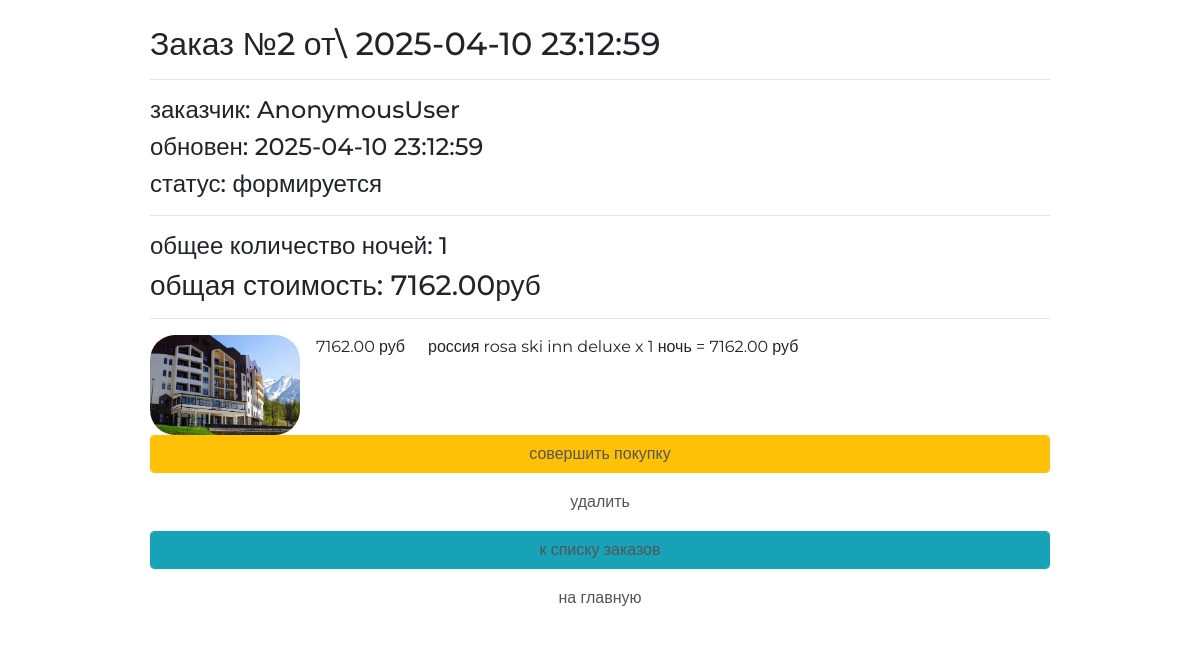
/order/read/2/, run on the app's committed database.
### ordersapp/models.py (models this page shows, shortened)
class Order(models.Model):
    FORMING = 'FM'
    SENT_TO_PROCEED = 'STP'
    PROCEEDED = 'PRD'
    PAID = 'PD'
    READY = 'RDY'
    CANCEL = 'CNL'
    ORDER_STATUS_CHOICES = (
        (FORMING, 'формируется'),
        (SENT_TO_PROCEED, 'отправлен в обработку'),
        (PROCEEDED, 'оплачен'),
        (PAID, 'обрабатывается'),
        (READY, 'подтверждён размещением'),
        (CANCEL, 'отменён'),
    )
    user = models.ForeignKey(
        settings.AUTH_USER_MODEL, on_delete=models.CASCADE)
    created = models.DateTimeField(verbose_name='создан', auto_now_add=True)
    updated = models.DateTimeField(verbose_name='обновлён', auto_now=True)
    status = models.CharField(
        verbose_name='статус',
        max_length=3,
        choices=ORDER_STATUS_CHOICES,
        default=FORMING)
    is_active = models.BooleanField(verbose_name='активен', default=True)
    class Meta:
        ordering = ('-created',)
        verbose_name = 'заказ'
        verbose_name_plural = 'заказы'
    def get_total_nights(self):
        accommodations = self.orderitems.select_related()
        return sum(list(map(lambda x: x.nights, accommodations)))
    def get_total_cost(self):
        accommodation = self.orderitems.select_related()
        return sum(list(map(lambda x: x.nights * x.accommodation.price,
                            accommodation)))

class OrderItem(models.Model):
    order = models.ForeignKey(Order, related_name='orderitems',
                               on_delete=models.CASCADE)
    accommodation = models.ForeignKey(
        Accommodation, verbose_name='размещение', on_delete=models.CASCADE)
    nights = models.PositiveIntegerField(verbose_name='количество', default=0)
    def get_accommodation_cost(self):
        return self.accommodation.price * self.nights

### mainapp/models.py (models this page shows, shortened)
class Accommodation(models.Model):
    country = models.ForeignKey(ListOfCountries, on_delete=models.CASCADE)
    region = models.ForeignKey(Regions, on_delete=models.CASCADE)
    name = models.CharField(verbose_name='название проживания', max_length=128,
                            unique=True)
    image = models.ImageField(upload_to='accommodation_img', blank=True)
    short_desc = models.TextField(verbose_name='краткое описание продукта',
                                  max_length=60, blank=True)
    description = models.TextField(verbose_name='описание продукта',
                                   blank=True)
    availability = models.PositiveIntegerField(verbose_name=
                                               'количество свободных номеров')
    price = models.DecimalField(
        verbose_name='цена', max_digits=8, decimal_places=2, default=0)
    room_desc = models.TextField(verbose_name='краткое описание комнаты',
                                 max_length=60, blank=True)
    is_active = models.BooleanField(verbose_name='активна', default=True)

class ListOfCountries(models.Model):
    name = models.CharField(verbose_name='имя', max_length=64, unique=True)
    description = models.TextField(verbose_name='описание', blank=True)
    is_active = models.BooleanField(verbose_name='активна', default=True)

### ordersapp/views.py (the view)
# urls.py: path('read/<int:pk>/', ordersapp.OrderRead.as_view(), name='order_read'),
class OrderRead(DetailView):
    model = Order
    def get_context_data(self, **kwargs):
        context = super(OrderRead, self).get_context_data(**kwargs)
        context['title'] = 'заказ/просмотр'
        return context

### adminapp/templatetags/tagz.py (called while the page is built)
@register.filter(name='media_acc')
def media_acc(string):
    if not string:
        string = 'accommodation_img/default.jpg'
    return f'{settings.MEDIA_URL}{string}'

### ordersapp/templates/ordersapp/order_detail.html
{% extends "ordersapp/base.html" %}
{% load static %}
{% load tagz %}
{% block content %}
    {% include 'ordersapp/includes/inc_order_summary.html' %}
    <div class="basket_list">
        {% for item in object.orderitems.select_related %}
            <div class="basket_record">
                <img src="{{ item.accommodation.image|media_acc }}" alt="{{ item.accommodation.short_desc }}">
                <span class="category_name">{{ item.accommodation.country.name }}</span>
                <span class="product_name">{{ item.accommodation.name }}</span>
                <span class="product_price">{{ item.accommodation.price }}&nbspруб</span>
                <span class="product_quantitiy">x {{ item.nights }}
                {% if item.nights == 1 %} ночь
                {% elif 1 < item.nights and item.nights < 5 %} ночи
                {% else %} ночей
                {% endif %}</span>
                <span class="product_cost"> = {{ item.get_accommodation_cost }}&nbspруб</span>
            </div>
        {% endfor %}
    </div>
    {% include 'ordersapp/includes/inc_order_actions.html' %}
{% endblock %}

### ordersapp/templates/ordersapp/includes/inc_order_summary.html (shortened to what this page needs)
{% if object %}
    <div class="h2">Заказ №{{ object.pk }} от\
        {{ object.created|date:"Y-m-d H:i:s" }}</div>
    <hr>
    <div class="h4">заказчик: {{ user }} </div>
    <div class="h4">обновен: {{ object.updated|date:"Y-m-d H:i:s" }}</div>
    <div class="h4">статус: {{ object.get_status_display }}</div>
    <hr>
    <div class="h4">
        общее количество ночей: <span class="order_total_quantity">
        {{ object.get_total_nights }}</span>
    </div>
    <div class="h3">
        общая стоимость: <span class="order_total_cost">
        {{ object.get_total_cost }}</span>руб
    </div>
{% endif %}
<hr>

### static/css/style.css (style rules this page uses)
* { margin: 0; padding: 0; }
.order_container img { display: block; float: left; width: 150px; border-radius: 25px; }
body { font-family: 'Montserrat', sans-serif; }
html, body { height: 100%; }
.basket_list span.product_price { margin-left: 1em; width: 7em; position: relative; display: block; float: left; }

### data on the page
Order: pk "2", created "2025-04-10 23:12:59", updated "2025-04-10 23:12:59", status "формируется", get_total_nights "1", get_total_cost "7162.00"
OrderItem: accommodation.image|media_acc (picture), accommodation.country.name "россия", accommodation.name "rosa ski inn deluxe", accommodation.price "7162.00", nights "1", shows "ночь", get_accommodation_cost "7162.00"

### other printed values
{{ user }} "AnonymousUser"
